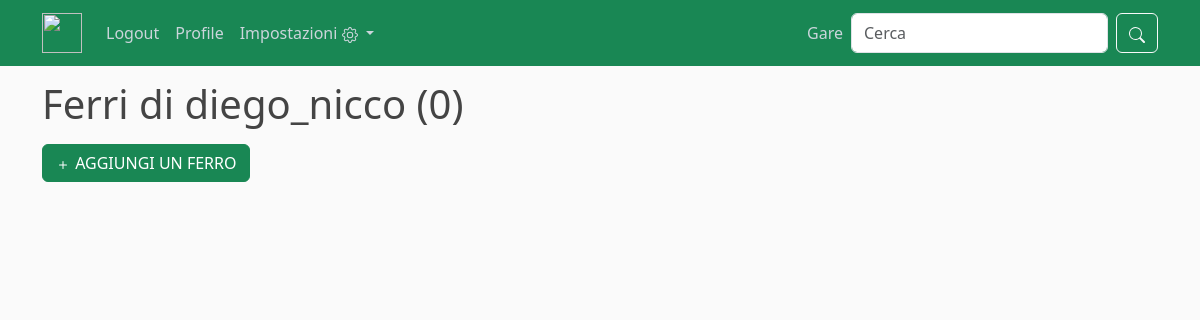
The app's page /profile/irons/diego_nicco (signed in), older data.
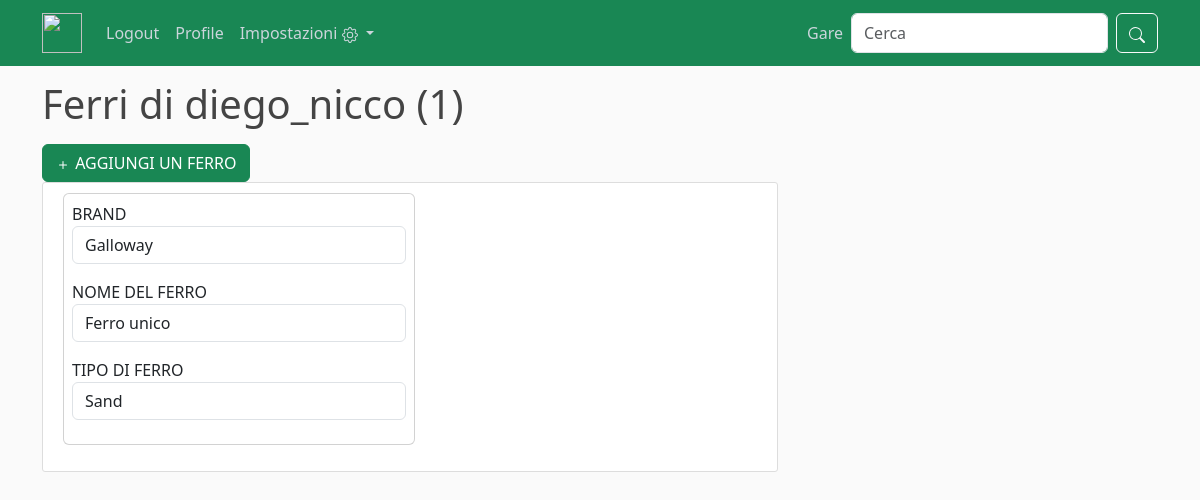
The same page, newer data.
### users/models.py (models this page shows)
class IronOwnership(models.Model):
    user = models.ForeignKey(playerProfile, on_delete=models.CASCADE)
    iron = models.ForeignKey(Irons, on_delete=models.CASCADE)
    start_having = models.DateField(blank=True, null=True)

class Irons(models.Model):
    brand = models.CharField(max_length=64)
    name = models.CharField(max_length=64)
    shot_type = models.CharField(max_length=64)
    """..."""
    class Meta:
        ordering = ['brand']

### users/views.py (the view)
# urls.py: path('irons/<str:username>', user_views.ironsListView.as_view(), name='iron-page'),
class ironsListView(ListView):
    model = IronOwnership
    template_name = 'users/irons.html'
    context_object_name = 'irons'
    paginate_by = 3
    def get_queryset(self):
        user = get_object_or_404(playerProfile, user=CustomUser.objects.get(username=self.kwargs.get('username')))
        print(self.request.user)
        return IronOwnership.objects.filter(user=user)#.order_by('-date_posted')

### users/models.py (called while the page is built)
    def __str__(self) -> str:
        return super().__str__()

### users/templates/users/irons.html (shortened to what this page needs)
{% extends "users/base_user.html" %}
{% block content %}
    <h1 class="mb-3">Ferri di {{view.kwargs.username}} ({{page_obj.paginator.count}})</h1>
    {% if request.user.username == view.kwargs.username %}
      <a type="button" class="btn btn-success" href="#">
        <svg xmlns="http://www.w3.org/2000/svg" width="16" height="16" fill="currentColor" class="bi bi-plus" viewBox="0 0 16 16">
          <path d="M8 4a.5.5 0 0 1 .5.5v3h3a.5.5 0 0 1 0 1h-3v3a.5.5 0 0 1-1 0v-3h-3a.5.5 0 0 1 0-1h3v-3A.5.5 0 0 1 8 4z"></path>
        </svg>
        AGGIUNGI UN FERRO
      </a>
    {% endif %}
    {% for iron in irons %}
        <article class="media content-section">
            <div class="card p-2 mb-3" style="width: 22rem;">
                BRAND
                <input id='iron_id' type="text" value="{{iron.iron.brand}}" class="form-control mb-3" name="iron" readonly>
                NOME DEL FERRO
                <input id='iron_id' type="text" value="{{iron.iron.name}}" class="form-control mb-3" name="iron" readonly>
                TIPO DI FERRO
                <input id='iron_id' type="text" value="{{iron.iron.shot_type}}" class="form-control mb-3" name="iron" readonly>
            </div>
        </article>
    {% endfor %}
{% endblock content %}

Row changes from the older to the newer data that the page shows:
added IronOwnership: iron "Galloway", iron "Ferro unico", iron "Sand"
Text that changed along with them:
{{ page_obj.paginator.count }}: "0" → "1"
